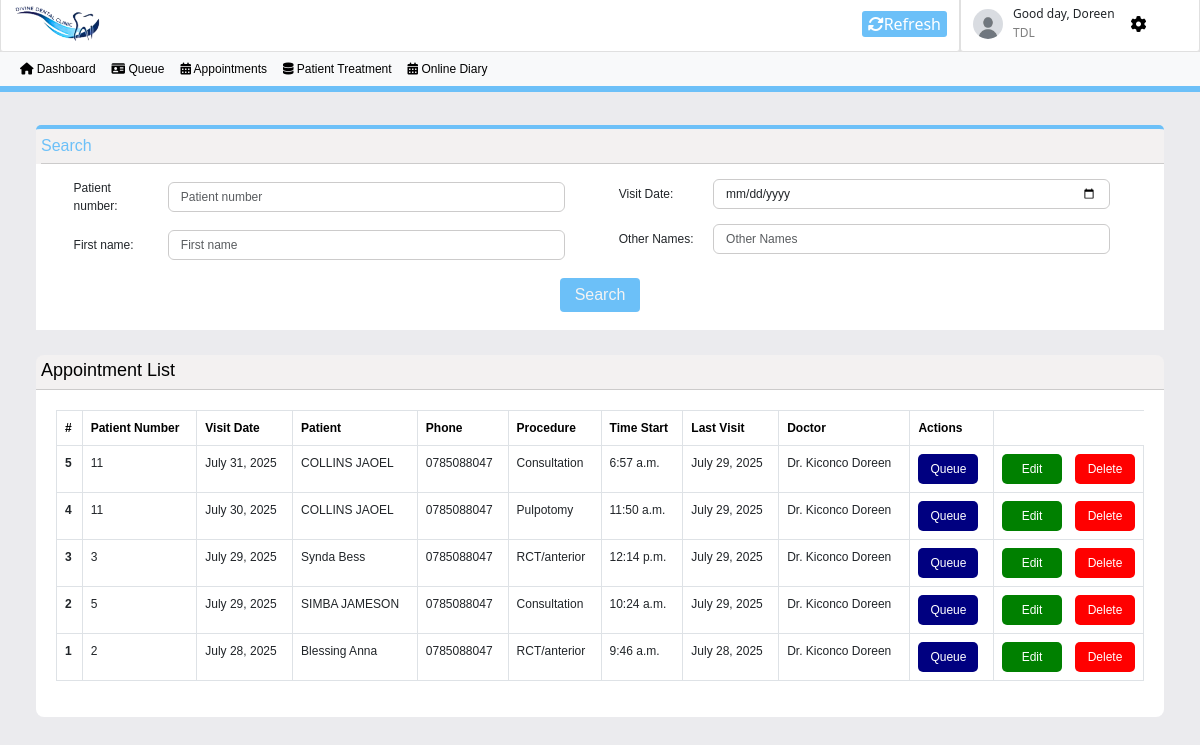
The page /appointments/ (signed in) on the database its author committed.
### divine_dental_clinic/models.py (models this page shows, shortened)
class Appointment(models.Model):
    patient = models.ForeignKey(Patient,on_delete=models.CASCADE)
    date = models.DateField()
    doctor = models.CharField(max_length=150, null=True,blank=True)
    procedure = models.CharField(max_length=150, null=True,blank=True)
    room = models.CharField(max_length=150, null=True,blank=True)
    start_time = models.TimeField()
    end_time = models.TimeField()

class Patient(models.Model):
    first_name=models.CharField(max_length=100)
    last_name=models.CharField(max_length=100)
    phone=models.CharField(max_length=50)
    residence=models.CharField(max_length=100, null=True,blank=True)
    gender=models.CharField(max_length=100, null=True,blank=True)
    date_of_birth=models.DateField(null=True,blank=True)
    email=models.EmailField(unique=True,null=True,blank=True)
    def __str__(self):
        return f"{self.first_name} {self.last_name}"

class Queue(models.Model):
    patient = models.ForeignKey(Patient,on_delete=models.CASCADE)
    type = models.CharField(max_length=150, null=True,blank=True)#-------for CASH or INSURANCE-----------
    number = models.CharField(max_length=150)
    id_number = models.CharField(max_length=150)
    date = models.DateField()
    created_at = models.DateField(auto_now_add=True)
    doctor = models.CharField(max_length=150, null=True,blank=True)
    procedure = models.CharField(max_length=150, null=True,blank=True)

### divine_dental_clinic/views.py (the view)
# urls.py: path('appointments/', views.appointments, name='appointments'),
@login_required(login_url="login")
@user_passes_test(is_doctor)
def appointments(request):
    today = date.today()
    appointments = Appointment.objects.all().order_by('-id')
    number_q = request.GET.get('number')
    date_q = request.GET.get('date')
    first_name_q = request.GET.get('first_name')
    last_name_q = request.GET.get('last_name')
    if date_q:
        appointments = appointments.filter(date=date_q)
    if first_name_q:
        appointments = appointments.filter(patient__first_name__icontains=first_name_q)
    if last_name_q:
        appointments = appointments.filter(patient__last_name__icontains=last_name_q)
    if number_q:
        appointments = appointments.filter(patient__id=number_q)
    mydict={
        'today':today,
        'appointments':appointments
    }
    return render(request, 'appointments.html', context=mydict)

### divine_dental_clinic/templates/appointments.html (shortened to what this page needs)
{% load static %}
<!DOCTYPE html>
<html lang="en">
<head>
    <link rel="stylesheet" href="https://cdnjs.cloudflare.com/ajax/libs/font-awesome/6.7.2/css/all.min.css"
 />
    <link href="https://cdn.jsdelivr.net/npm/bootstrap@5.3.0/dist/css/bootstrap.min.css"
    rel="stylesheet">
</head>
<body style="background-color: rgb(235, 235, 238);">
    <header style="position: fixed;width: 100%;">
        <nav style="width: 100%; padding-top: 1px; background-color: rgb(224, 224, 224);">
            <div style="
            display: flex; justify-content: space-between;">
                <div style="
                width: 80%;
                display: flex;
                background-color: hsl(0, 0%, 100%);
                justify-content: space-between;
                align-items: center;
                padding: 1%;
                border-radius: 3px;
                border: 1px solid rgb(224, 224, 224);">
                    <div style="display: flex;">
                        <img style="height: 50px;margin: -20px 0 -20px 0;" src="{% static 'img/vim-removebg.png' %}" alt="img">
                    </div>
                    <button id="refreshButton" style="
                    background-color: rgb(108, 192, 248);
                    border: none;
                    border-radius: 3px;
                    color: white;"><i class="fa-solid fa-rotate"></i>Refresh</button>
                </div>
                <div class="dropdown" style="
                display: flex;
                align-items: center;
                padding: 1%;
                width: 20%;
                background-color: hsl(0, 0%, 100%);
                gap: 10px;
                border: 1px solid rgb(224, 224, 224);
                border-radius: 3px;
                align-items: center;">
                    <div>
                        <img style="width: 30px;height: 30px;border-radius: 50%;" src="{% static 'img/user.jpg' %}" alt="pic">
                    </div>
                    <div style="display: flex;flex-direction: column; justify-content: center; height: 30px;">
                        <p style="font-size: 12px; font-weight: 500; margin-top: 15px;">Good day, {{request.user.username}}</p>
                        <p style="font-size: 12px; margin-top: -15px; color: grey;font-weight: 500;">TDL</p>
                    </div>
                    <div>
                        <a href="{% url 'my_profile' %}"><button style="
                            background-color: white;
                            border: none;"><i class="fa-solid fa-gear"></i></button></a>
                    </div>
                </div>
            </div>
        </nav>
        <nav style="
        border-bottom: 6px solid rgb(108, 192, 248);
        height: 40px;" class="navbar navbar-expand-lg navbar-light bg-light">
            <div class="container-fluid">
                <div class="collapse navbar-collapse" id="navbarSupportedContent">
                    <ul class="navbar-nav me-auto mb-2 mb-lg-0">
                        <li class="nav-item">
                            <a style="font-size: 12px;font-family: sans-serif, Courier; font-weight: 500;color: black;" class="nav-link active" aria-current="page" href="{% url 'dashboard' %}"><i class="fa-solid fa-house"></i> Dashboard</a>
                        </li>
                        <li class="nav-item">
                            <a style="font-size: 12px;font-family: sans-serif, Courier; font-weight: 500;color: black;" class="nav-link" href="{% url 'queue' %}"><i class="fa-solid fa-id-card"></i> Queue</a>
                        </li>
                        <li class="nav-item">
                            <a style="font-size: 12px;font-family: sans-serif, Courier; font-weight: 500;color: black;" class="nav-link" href="{% url 'appointments' %}"><i class="fa-solid fa-calendar-days"></i> Appointments</a>
                        </li>
                        <li class="nav-item">
                            <a style="font-size: 12px;font-family: sans-serif, Courier; font-weight: 500;color: black;" class="nav-link" href="{% url 'patient_treatment' %}"><i class="fa-solid fa-database"></i> Patient Treatment</a>
                        </li>
                        <li class="nav-item">
                            <a style="font-size: 12px;font-family: sans-serif, Courier; font-weight: 500;color: black;" class="nav-link" href="{% url 'online_diary' %}"><i class="fa-solid fa-calendar-days"></i> Online Diary</a>
                        </li>
                    </ul>
                </div>
            </div>
        </nav>
    </header>
    <div class="extended">
        <div class="search-appointments" style="padding-top: 130px;">
            <div class="search-appointments-container">
                <div class="search">
                    <p style="
                    color: rgb(108, 192, 248);
                    font-family: sans-serif;">Search</p>
                </div>
            </div>
            <form id="search-form-d" method="get" class="form" action="">
                <div class="form-inputs">
                    <div class="form-group" style="
                    width: 45%;
                    display: flex;
                    flex-direction: column;
                    gap: 15px;">
                        <div style="
                        display: flex;
                        align-items: center;">
                            <label for="inputPassword6" style="font-size: 12px;font-family: sans-serif; width: 20%;">Patient number:</label>
                            <input type="text" name="number" placeholder="Patient number"  id="inputPassword6" class="form-control mx-sm-3" aria-describedby="passwordHelpInline">
                        </div>
                        <div style="
                        display: flex;
                        align-items: center;">
                            <label for="inputPassword6" style="font-size: 12px;font-family: sans-serif; width: 20%;">First name:</label>
                            <input type="text" name="first_name" placeholder="First name"  id="inputPassword6" class="form-control mx-sm-3" aria-describedby="passwordHelpInline">
                        </div>
                    </div>
                    <div class="form-group" style="
                    width: 45%;
                    display: flex;
                    flex-direction: column;
                    gap: 15px;">
                        <div style="
                        display: flex;
                        align-items: center;">
                            <label for="inputPassword6" style="font-size: 12px;font-family: sans-serif; width: 20%;">Visit Date:</label>
                            <input type="date" name="date" placeholder="Visit Date"  id="inputPassword6" class="form-control mx-sm-3" aria-describedby="passwordHelpInline">
                        </div>
                        <div style="
                        display: flex;
                        align-items: center;">
                            <label for="inputPassword6" style="font-size: 12px;font-family: sans-serif; width: 20%;">Other Names:</label>
                            <input type="text" name="last_name" placeholder="Other Names"  id="inputPassword6" class="form-control mx-sm-3" aria-describedby="passwordHelpInline">
                        </div>
                    </div>
                </div>
            </form>
            <div class="form-button">
                <button class="search-button" type="submit" form="search-form-d">Search</button>
            </div>
        </div>
        <div class="search-appointments">
            <div style="
                background-color: rgb(243, 241, 241);
                color: black;
                padding: 5px;
                height: 35px;
                border-bottom: 1px solid rgb(204, 203, 203);
                border-top-left-radius: 8px;
                border-top-right-radius: 8px;">
                <h5 style="font-size: 18px; font-family: sans-serif;">Appointment List</h5>
            </div>
            <div style="
            padding: 20px;
            background-color: white;
            border-bottom-right-radius: 8px;
            border-bottom-left-radius: 8px;">
                <div class="table-responsive ">
                    {% if appointments %}
                        <table class="table table-bordered">
                            <thead>
                                <tr>
                                    <th scope="col" style="font-size: 12px;font-family: sans-serif, Courier; font-weight: 700;color: black;">#</th>
                                    <th scope="col" style="font-size: 12px;font-family: sans-serif, Courier; font-weight: 700;color: black;">Patient Number</th>
                                    <th scope="col" style="font-size: 12px;font-family: sans-serif, Courier; font-weight: 700;color: black;">Visit Date</th>
                                    <th scope="col" style="font-size: 12px;font-family: sans-serif, Courier; font-weight: 700;color: black;">Patient</th>
                                    <th scope="col" style="font-size: 12px;font-family: sans-serif, Courier; font-weight: 700;color: black;">Phone</th>
                                    <th scope="col" style="font-size: 12px;font-family: sans-serif, Courier; font-weight: 700;color: black;">Procedure</th>
                                    <th scope="col" style="font-size: 12px;font-family: sans-serif, Courier; font-weight: 700;color: black;">Time Start</th>
                                    <th scope="col" style="font-size: 12px;font-family: sans-serif, Courier; font-weight: 700;color: black;">Last Visit</th>
                                    <th scope="col" style="font-size: 12px;font-family: sans-serif, Courier; font-weight: 700;color: black;">Doctor</th>
                                    <th scope="col" style="font-size: 12px;font-family: sans-serif, Courier; font-weight: 700;color: black;">Actions</th>
                                </tr>
                            </thead>
                            <tbody>
                                {% for appointment in appointments %}
                                    <tr>
                                        <th scope="row" style="font-size: 12px;font-family: sans-serif, Courier;">{{appointment.id}}</th>
                                        <td style="font-size: 12px;font-family: sans-serif, Courier;">{{appointment.patient.queue_set.all.0.number}}</td>
                                        <td style="font-size: 12px;font-family: sans-serif, Courier;">{{appointment.date}}</td>
                                        <td style="font-size: 12px;font-family: sans-serif, Courier;">{{appointment.patient}}</td>
                                        <td style="font-size: 12px;font-family: sans-serif, Courier;">{{appointment.patient.phone}}</td>
                                        <td style="font-size: 12px;font-family: sans-serif, Courier;">{{appointment.procedure}}</td>
                                        <td style="font-size: 12px;font-family: sans-serif, Courier;">{{appointment.start_time}}</td>
                                        <td style="font-size: 12px;font-family: sans-serif, Courier;">{{appointment.patient.queue_set.all.0.date}}</td>
                                        <td style="font-size: 12px;font-family: sans-serif, Courier;">Dr. {{appointment.doctor}}</td>
                                        <td style="font-size: 12px;font-family: sans-serif, Courier;">
                                            <div class="actions">
                                                <a href="{% url 'queue_appointment' appointment.pk %}"><button>Queue</button></a>
                                            </div>
                                        </td>
                                        <td style="font-size: 12px;font-family: sans-serif, Courier; width: 150px;">
                                            <div class="actions2">
                                                <a href="{% url 'edit_appointment' appointment.pk %}"><button style="background-color: green;">Edit</button></a>
                                                <a href="{% url 'delete_appointments' appointment.pk %}"><button style="background-color: red;">Delete</button></a>
                                            </div>
                                        </td>
                                    </tr>
                                {% endfor %}
                            </tbody>
                        </table>
                    {% else %}
                        <p>No appointments to show</p>
                    {% endif %}
                </div>
            </div>
        </div>
    </div>
</body>
</html>

### rows shown on the page
Appointment: id "5", patient.queue_set.all.0.number "11", date "July 31, 2025", patient "COLLINS JAOEL", patient.phone "0785088047", procedure "Consultation", start_time "6:57 a.m.", patient.queue_set.all.0 "July 29, 2025", doctor "Kiconco Doreen"
Appointment: id "4", patient.queue_set.all.0.number "11", date "July 30, 2025", patient "COLLINS JAOEL", patient.phone "0785088047", procedure "Pulpotomy", start_time "11:50 a.m.", patient.queue_set.all.0 "July 29, 2025", doctor "Kiconco Doreen"
Appointment: id "3", patient.queue_set.all.0.number "3", date "July 29, 2025", patient "Synda Bess", patient.phone "0785088047", procedure "RCT/anterior", start_time "12:14 p.m.", patient.queue_set.all.0 "July 29, 2025", doctor "Kiconco Doreen"
Appointment: id "2", patient.queue_set.all.0.number "5", date "July 29, 2025", patient "SIMBA JAMESON", patient.phone "0785088047", procedure "Consultation", start_time "10:24 a.m.", patient.queue_set.all.0 "July 29, 2025", doctor "Kiconco Doreen"
Appointment: id "1", patient.queue_set.all.0.number "2", date "July 28, 2025", patient "Blessing Anna", patient.phone "0785088047", procedure "RCT/anterior", start_time "9:46 a.m.", patient.queue_set.all.0 "July 28, 2025", doctor "Kiconco Doreen"

### other values the page prints
{{ request.user.username }} "Doreen"
